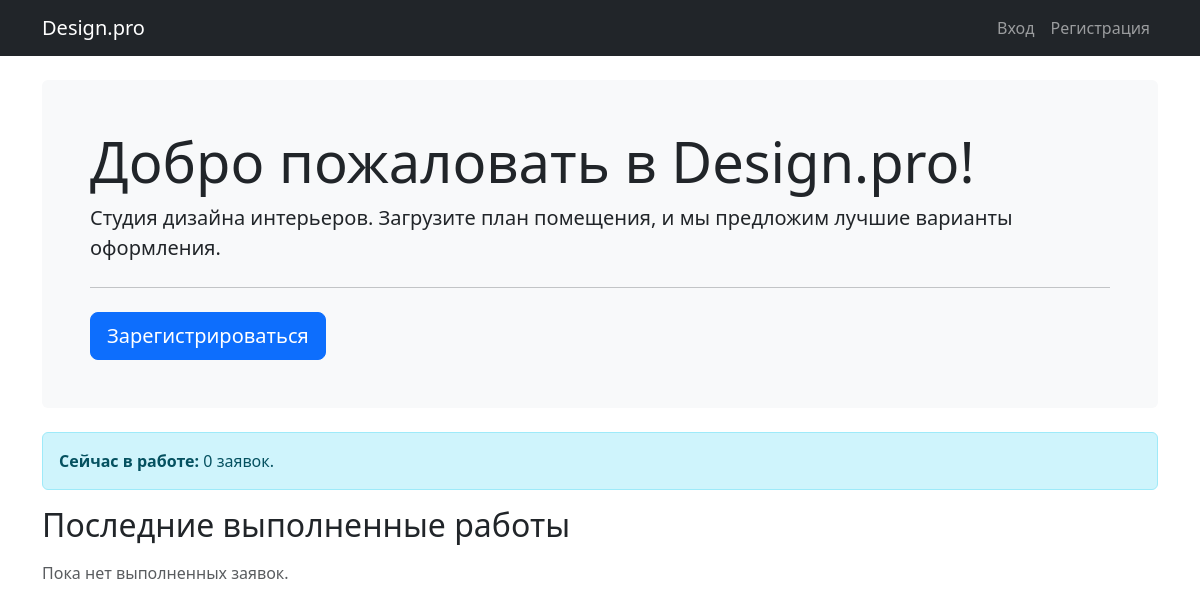
The app's page /, older data.
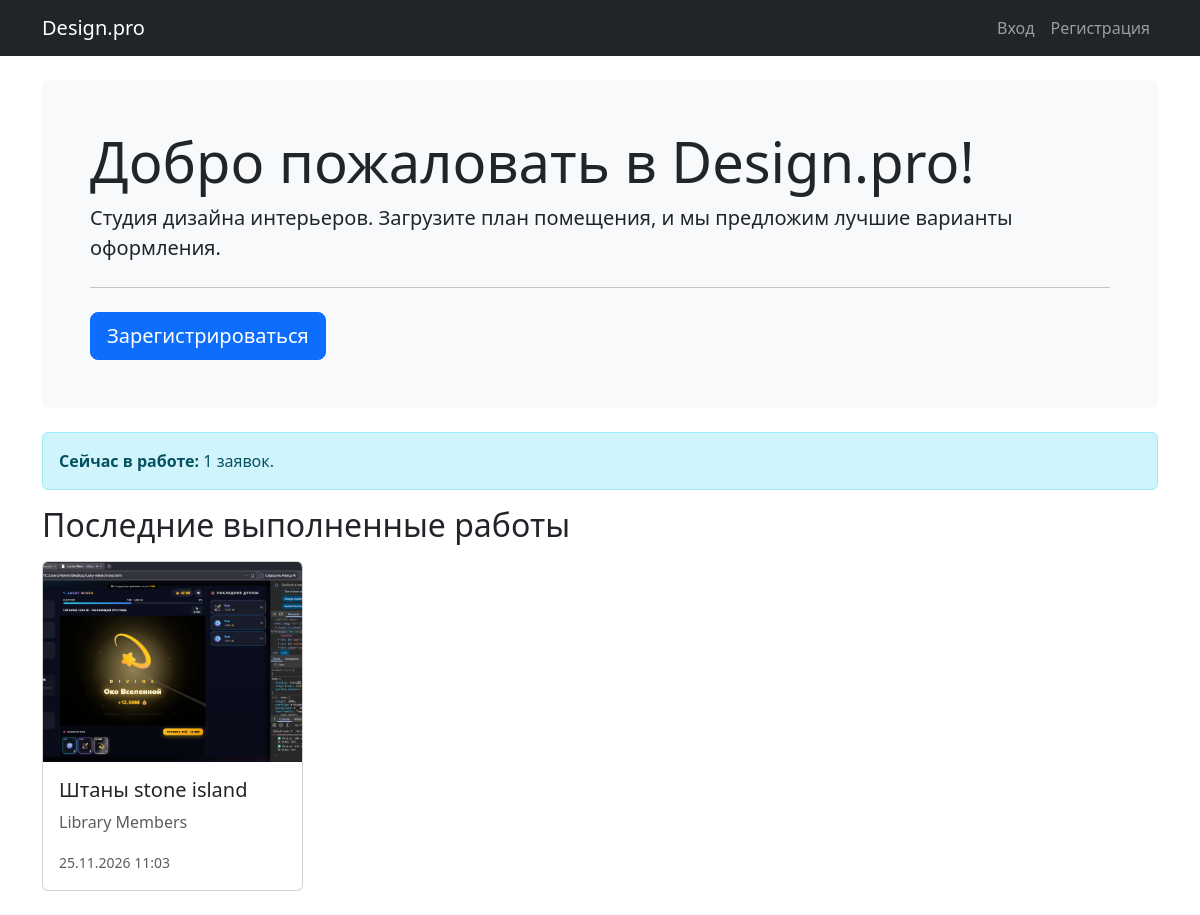
The same page, newer data.
### portal/models.py (models this page shows, shortened)
class Request(models.Model):
    STATUS_CHOICES = [
        ('new', 'Новая'),
        ('in_progress', 'Принято в работу'),
        ('done', 'Выполнено'),
    ]
    user = models.ForeignKey(User, on_delete=models.CASCADE, verbose_name='Пользователь')
    title = models.CharField(max_length=200, verbose_name='Название')
    description = models.TextField(verbose_name='Описание')
    category = models.ForeignKey(Category, on_delete=models.CASCADE, verbose_name='Категория')
    photo = models.ImageField(upload_to='photos/', verbose_name='Фото помещения')
    design_image = models.ImageField(
        upload_to='designs/',
        blank=True, null=True,
        verbose_name='Изображение дизайна'
    )
    comment = models.TextField(blank=True, verbose_name='Комментарий')
    status = models.CharField(
        max_length=20,
        choices=STATUS_CHOICES,
        default='new',
        verbose_name='Статус'
    )
    created_at = models.DateTimeField(auto_now_add=True, verbose_name='Дата создания')

class Category(models.Model):
    name = models.CharField(max_length=100, verbose_name='Название категории')

### portal/views.py (the view)
# urls.py: path('', views.home, name='home'),
def home(request):
    done_requests = Request.objects.filter(status='done').order_by('-created_at')[:4]
    in_progress_count = Request.objects.filter(status='in_progress').count()
    context = {'done_requests': done_requests, 'in_progress_count': in_progress_count}
    return render(request, 'portal/home.html', context)

### templates/portal/home.html
{% extends 'base.html' %}
{% block content %}
<div class="jumbotron bg-light p-5 rounded mb-4">
    <h1 class="display-4">Добро пожаловать в Design.pro!</h1>
    <p class="lead">Студия дизайна интерьеров. Загрузите план помещения, и мы предложим лучшие варианты оформления.</p>
    <hr class="my-4">
    {% if not user.is_authenticated %}
        <a class="btn btn-primary btn-lg" href="{% url 'register' %}" role="button">Зарегистрироваться</a>
    {% endif %}
</div>
<div class="alert alert-info">
    <strong>Сейчас в работе:</strong> {{ in_progress_count }} заявок.
</div>
<h2 class="mb-3">Последние выполненные работы</h2>
<div class="row">
    {% for req in done_requests %}
    <div class="col-md-3 mb-4">
        <div class="card h-100">
            {% if req.photo %}
                <img src="{{ req.photo.url }}" class="card-img-top" alt="{{ req.title }}" style="height: 200px; object-fit: cover;">
            {% else %}
                <div class="card-img-top bg-secondary d-flex align-items-center justify-content-center" style="height: 200px; color: white;">Нет фото</div>
            {% endif %}
            <div class="card-body">
                <h5 class="card-title">{{ req.title }}</h5>
                <p class="card-text text-muted">{{ req.category.name }}</p>
                <p class="card-text"><small class="text-muted">{{ req.created_at|date:"d.m.Y H:i" }}</small></p>
            </div>
        </div>
    </div>
    {% empty %}
    <div class="col-12">
        <p class="text-muted">Пока нет выполненных заявок.</p>
    </div>
    {% endfor %}
</div>
{% endblock %}

Row changes from the older to the newer data that the page shows:
added Request: photo (picture), title "Штаны stone island", category.name "Library Members", created_at "25.11.2026 11:03"
Text that changed along with them:
{{ in_progress_count }}: "0" → "1"
text no longer shown: "Пока нет выполненных заявок."
